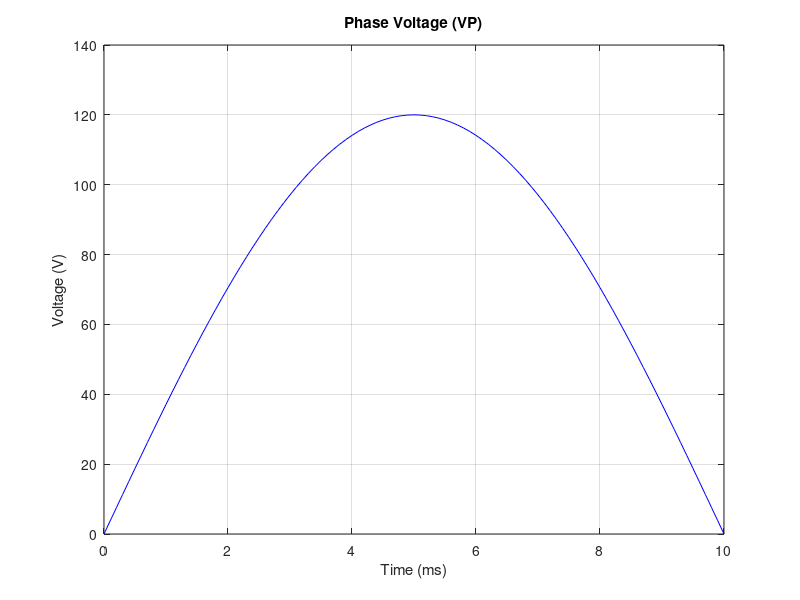
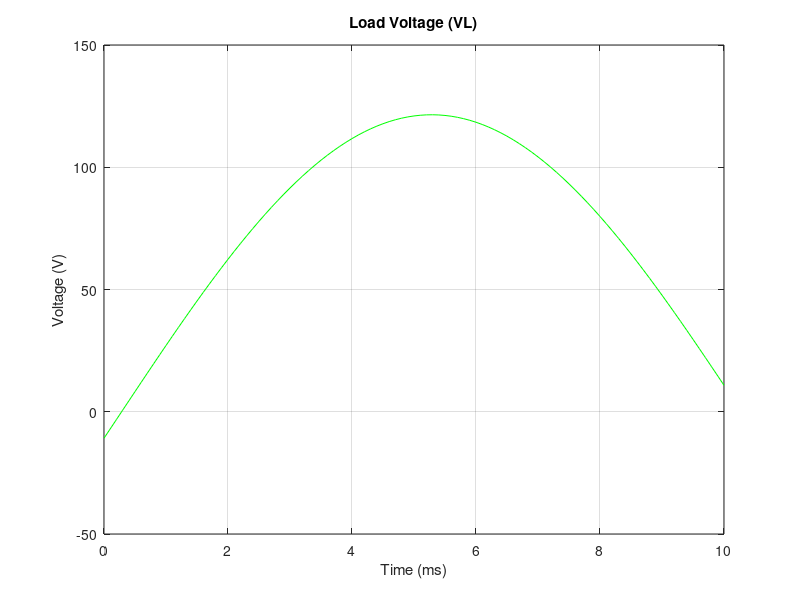
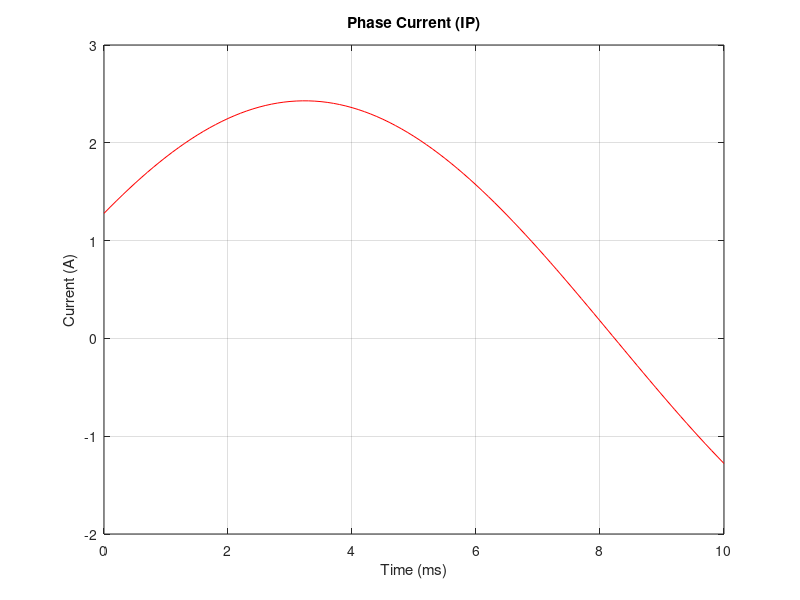
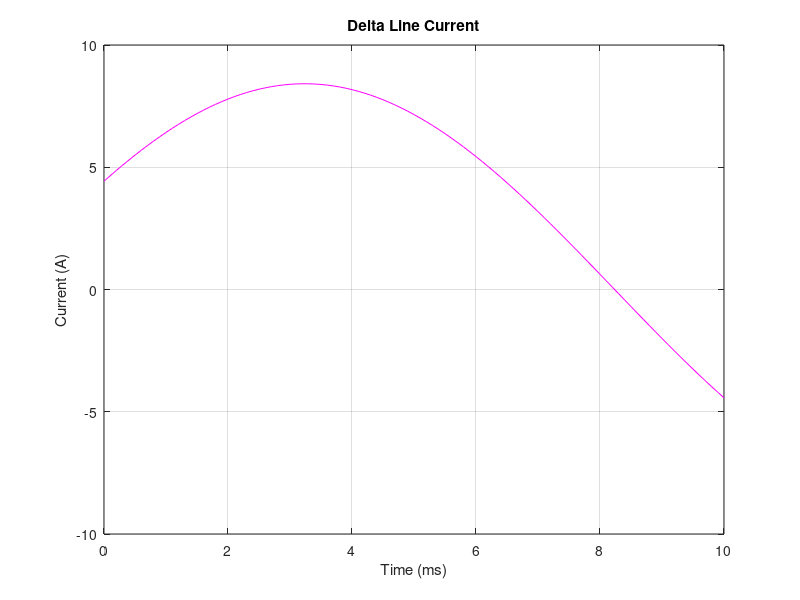

The MATLAB source for these figures, in order:
clc;
clear;

% === Initialize given values ===
f = 50;                      % Frequency in Hz
t = 0:0.0001:0.01;           % Time range (0 to 10ms)
w = 2 * pi * f;              % Angular frequency
VL = 207.85;                 % Line-to-line voltage

ZL = 2 + 1j*4;               % Line impedance (Ohms)
ZYL = 30 + 1j*40;            % Y-connected load impedance
ZDelta = 60 - 1j*45;         % Delta-connected load impedance

% === Convert Delta load to equivalent Y-connected load ===
ZYL = ZDelta / 3;

% === Calculate voltages and currents ===
VP = VL / sqrt(3);          % Phase voltage
ZT = ZL + ZYL + ZYL;        % Total impedance in the path
IP = VP / ZT;               % Phase current

VD = IP * ZL;               % Voltage drop across line
VL = VP - VD;               % Voltage at load

% Currents in branches of Y-load
IY1 = VL / ZYL;
IY2 = VL / ZYL;

% Delta line current from one branch
IDeltaline = sqrt(3) * IY2;

% === Power Calculations ===
S = 3 * VP * conj(IP);        % Total apparent power
P = real(S);                  % Real power (W)
Q = imag(S);                  % Reactive power (VAR)

PY1 = 3 * abs(IY1)^2 * ZYL;   % Power in 1st Y branch
PY2 = 3 * abs(IY2)^2 * ZYL;   % Power in 2nd Y branch
PL  = 3 * abs(IP)^2 * ZL;     % Power in line
Ptotal = PY1 + PY2 + PL;      % Total power consumed

% === Generate waveforms for plotting ===
v_phase = abs(VP) * sin(w * t + angle(VP));
v_load  = abs(VL) * sin(w * t + angle(VL));
i_phase = abs(IP) * sin(w * t + angle(IP));
i_delta = abs(IDeltaline) * sin(w * t + angle(IY2));

% === Plot Phase Voltage (VP) ===
figure;
plot(t * 1000, v_phase, 'b');
title('Phase Voltage (VP)');
xlabel('Time (ms)');
ylabel('Voltage (V)');
grid on;

% === Plot Load Voltage (VL) ===
figure;
plot(t * 1000, v_load, 'g');
title('Load Voltage (VL)');
xlabel('Time (ms)');
ylabel('Voltage (V)');
grid on;

% === Plot Phase Current (IP) ===
figure;
plot(t * 1000, i_phase, 'r');
title('Phase Current (IP)');
xlabel('Time (ms)');
ylabel('Current (A)');
grid on;

% === Plot Delta Line Current ===
figure;
plot(t * 1000, i_delta, 'm');
title('Delta Line Current');
xlabel('Time (ms)');
ylabel('Current (A)');
grid on;
